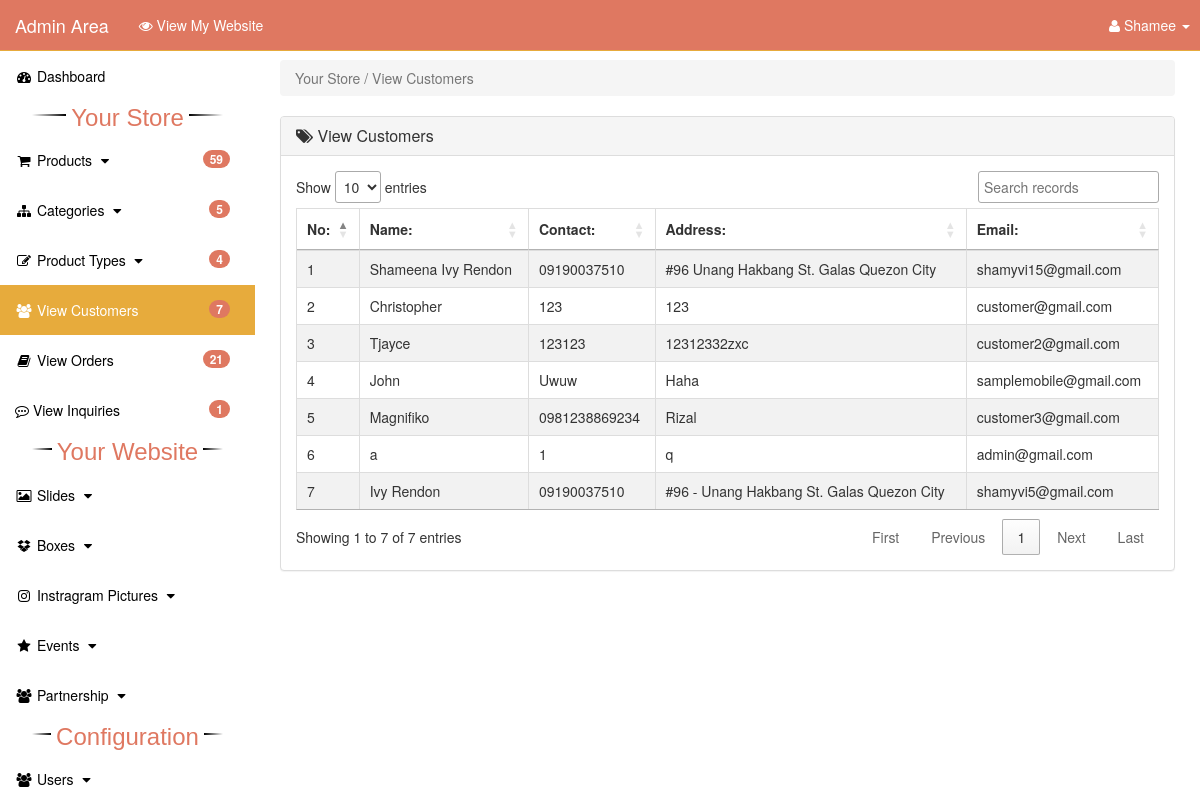
Screenshot of /admin_area/index.php?view_customers (signed in) with the database file from the repository.
### tables this page shows
CREATE TABLE `customers` (
  `customer_id` int(10) NOT NULL,
  `customer_u_id` bigint(20) NOT NULL,
  `customer_name` varchar(255) NOT NULL,
  `customer_img` text NOT NULL,
  `customer_contact` varchar(255) NOT NULL,
  `customer_address` varchar(255) NOT NULL,
  `customer_dateofbirth` date NOT NULL,
  `customer_email` varchar(255) NOT NULL,
  `customer_pass` varchar(255) NOT NULL,
  `customer_ip` varchar(100) NOT NULL
);

### admin_area/view_customers.php (the view, shortened to what this page needs)
<?php
    if(!isset($_SESSION['admin_email'])){
        echo "<script>window.open('login.php','_self')</script>";
    }else{
?>
<div class="row">
    <div class="col-lg-12">
        <ol class="breadcrumb">
            <li class="active">
                Your Store / View Customers
            </li>
        </ol>
    </div>
</div>
<div class="row">
    <div class="col-lg-12">
        <div class="panel panel-default">
            <div class="panel-heading">
               <h3 class="panel-title">
                   <i class="fa fa-tags"></i>  View Customers
               </h3>
            </div>
            <div class="panel-body">
                <div class="table-responsive">
                    <table id="datatableid" class="table table-striped table-bordered table-hover">
                        <thead>
                            <tr>
                                <th> No: </th>
                                <th> Name: </th>
                                <th> Contact: </th>
                                <th> Address: </th>
                                <th> Email: </th>
                            </tr>
                        </thead>
                        <tbody>
                            <?php
                                $i=0;
                                $get_c = "select * from customers";
                                $run_c = mysqli_query($con,$get_c);
                                while($row_c=mysqli_fetch_array($run_c)){
                                    $c_name = $row_c['customer_name'];
                                    $c_contact = $row_c['customer_contact'];
                                    $c_address = $row_c['customer_address'];
                                    $c_email = $row_c['customer_email'];
                                    $i++;
                            ?>
                            <tr>
                                <td> <?php echo $i; ?> </td>
                                <td> <?php echo $c_name; ?> </td>
                                <td> <?php echo $c_contact; ?> </td>
                                <td> <?php echo $c_address; ?></td>
                                <td> <?php echo $c_email; ?> </td>
                            </tr>
                            <?php } ?>
                        </tbody>
                    </table>
                </div>
            </div>
        </div>
    </div>
</div>
<?php } ?>

### admin_area/includes/sidebar.php (shortened to what this page needs)
<?php
    if(!isset($_SESSION['admin_email'])){
        echo "<script>window.open('login.php','_self')</script>";
    }else{
?>
<nav class="navbar navbar-inverse navbar-fixed-top">
    <div class="navbar-header">
        <a href="index.php?dashboard" class="navbar-brand">Admin Area</a>
        <a href="https://boxed-ph.hostingerapp.com/" target="_blank" class="navbar-brand" style="font-size: 1em;">
            <i class="fa fa-eye" ></i>  View My Website
        </a>
    </div>
    <ul class="nav navbar-right top-nav" style="padding-right: 10px;">
        <li class="dropdown">
            <a href="#" class="dropdown-toggle" data-toggle="dropdown">
                <i class="fa fa-user"></i> <?php echo $admin_name;  ?> <b class="caret"></b>
            </a>
        </li>
    </ul>
    <div class="collapse navbar-collapse navbar-ex1-collapse">
        <ul class="nav navbar-nav side-nav">
            <li class="<?php if($active=='Dashboard') echo"active"; ?>">
                <a href="index.php?dashboard">
                        <i class="fa fa-fw fa-dashboard"></i> Dashboard
                </a>
            </li>
            <div class="divider"><span></span><span>Your Store</span><span></span></div>
            <li class="<?php if($active=='Products') echo"active"; ?>">
                <a href="#" data-toggle="collapse" data-target="#products">
                        <i class="fa fa-fw fa-shopping-cart"></i> Products
                        <i class="fa fa-fw fa-caret-down"></i>
                        <span class="badge"><?php echo $count_products; ?></span>
                </a>
            </li>
            <li class="<?php if($active=='Categories') echo"active"; ?>">
                <a href="#" data-toggle="collapse" data-target="#cat">
                        <i class="fa fa-fw fa-sitemap"></i> Categories
                        <i class="fa fa-fw fa-caret-down"></i>
                        <span class="badge"><?php echo $count_categories; ?></span>
                </a>
            </li>
            <li class="<?php if($active=='Products_Categories') echo"active"; ?>">
                <a href="#" data-toggle="collapse" data-target="#p_cat">
                        <i class="fa fa-fw fa-edit"></i> Product Types
                        <i class="fa fa-fw fa-caret-down"></i>
                        <span class="badge"><?php echo $count_p_categories; ?></span>
                </a>
            </li>
            <li class="<?php if($active=='Customers') echo"active"; ?>">
                <a href="index.php?view_customers">
                    <i class="fa fa-fw fa-users"></i> View Customers
                    <span class="badge" style=""><?php echo $count_customers; ?></span>
                </a>
            </li>
            <li class="<?php if($active=='Orders') echo"active"; ?>">
                <a href="index.php?view_orders">
                    <i class="fa fa-fw fa-book"></i> View Orders
                    <span class="badge"><?php echo $count_pending_orders; ?></span>
                </a>
            </li>
            <li class="<?php if($active=='Payments') echo"active"; ?>">
                <a href="index.php?view_inquiries">
                    <i class="fa fa-commenting-o"></i> View Inquiries
                    <span class="badge"><?php echo $count_inquiries; ?></span>
                </a>
            </li>
            <div class="divider"><span></span><span>Your Website</span><span></span></div>
            <li class="<?php if($active=='Slides') echo"active"; ?>">
                <a href="#" data-toggle="collapse" data-target="#slides">
                        <i class="fa fa-fw fa-photo"></i> Slides
                        <i class="fa fa-fw fa-caret-down"></i>
                </a>
            </li>
            <li class="<?php if($active=='Boxes') echo"active"; ?>">
                <a href="#" data-toggle="collapse" data-target="#boxes">
                        <i class="fa fa-fw fa-dropbox"></i> Boxes
                        <i class="fa fa-fw fa-caret-down"></i>
                </a>
            </li>
            <li class="<?php if($active=='Instragram') echo"active"; ?>">
                <a href="#" data-toggle="collapse" data-target="#instagram">
                        <i class="fa fa-fw fa-instagram"></i> Instragram Pictures
                        <i class="fa fa-fw fa-caret-down"></i>
                </a>
            </li>
            <li class="<?php if($active=='Events') echo"active"; ?>">
                <a href="#" data-toggle="collapse" data-target="#manufacturer">
                        <i class="fa fa-fw fa-star"></i> Events
                        <i class="fa fa-fw fa-caret-down"></i>
                </a>
            </li>
            <li class="<?php if($active=='Partnership') echo"active"; ?>">
                <a href="#" data-toggle="collapse" data-target="#partnership">
                        <i class="fa fa-fw fa-users"></i> Partnership
                        <i class="fa fa-fw fa-caret-down"></i>
                </a>
            </li>
            <div class="divider"><span></span><span>Configuration</span><span></span></div>
            <li class="<?php if($active=='Users') echo"active"; ?>">
                <a href="#" data-toggle="collapse" data-target="#users">
                        <i class="fa fa-fw fa-users"></i> Users
                        <i class="fa fa-fw fa-caret-down"></i>
                </a>
            </li>
        </ul>
    </div>
</nav>
<?php } ?>

### admin_area/css/style.css (style rules this page uses)
body { margin-top: 100px; }
@media (min-width: 768px) { body { margin-top: 50px; } }
.top-nav { 0 15px; }
.top-nav>li { float: left; display: inline-block; }
.top-nav>li>a { color: white; line-height: 20px; padding-top: 15px; padding-bottom: 15px; }
@media (min-width: 768px) { .side-nav { position: fixed; top: 51px; bottom: 0; width: 255px; overflow-y: auto; overflow-x: hidden; background-color: #ffffff; padding-bottom: 40px; border-radius: 0; } }
@media (min-width: 768px) { .side-nav>li>a { width: 255px; } }
.panel-body { border-radius: 5px; }

### admin_area/includes/sidebar.php (style rules this page uses)
.divider { display: table; font-size: 24px; text-align: center; font-family: arial; width: 75%; margin: auto; }
.divider span { display: table-cell; position: relative; }
.divider span:first-child, .divider span:last-child { width: 50%; top: 13px; -moz-background-size: 100% 2px; background-size: 100% 2px; background-position: 0 0, 0 100%; background-repeat: no-repeat; }
.divider span:first-child { background-image: -webkit-gradient(linear, 0 0, 0 100%, from(transparent), to(#000)); background-image: -webkit-linear-gradient(180deg, transparent, #000); background-image: -moz-linear-gradient(180deg, transparent, #000); background-image: -o-linear-gradient(180deg, transparent, #000); background-image: linear-gradient(90deg, transparent, #000); }
.divider span:nth-child(2) { color: #DF7861; font-family: arial; padding: 0px 5px; width: auto; white-space: nowrap; }
.divider span:last-child { background-image: -webkit-gradient(linear, 0 0, 0 100%, from(#000), to(transparent)); background-image: -webkit-linear-gradient(180deg, #000, transparent); background-image: -moz-linear-gradient(180deg, #000, transparent); background-image: -o-linear-gradient(180deg, #000, transparent); background-image: linear-gradient(90deg, #000, transparent); }
.badge { text-align: right; float: right; margin-right: 10px; }

### rows the page displays
customers: customer_name "Shameena Ivy Rendon", customer_contact "09190037510", customer_address "#96 Unang Hakbang St. Galas Quezon City", customer_email "shamyvi15@gmail.com"
customers: customer_name "Christopher", customer_contact "123", customer_address "123", customer_email "customer@gmail.com"
customers: customer_name "Tjayce", customer_contact "123123", customer_address "12312332zxc", customer_email "customer2@gmail.com"
customers: customer_name "John", customer_contact "Uwuw", customer_address "Haha", customer_email "samplemobile@gmail.com"
customers: customer_name "Magnifiko", customer_contact "0981238869234", customer_address "Rizal", customer_email "customer3@gmail.com"
customers: customer_name "a", customer_contact "1", customer_address "q", customer_email "admin@gmail.com"
customers: customer_name "Ivy Rendon", customer_contact "09190037510", customer_address "#96 - Unang Hakbang St. Galas Quezon City", customer_email "shamyvi5@gmail.com"

### other values shown
$admin_name "Shamee"
$count_products "59"
$count_categories "5"
$count_p_categories "4"
$count_customers "7"
$count_pending_orders "21"
$count_inquiries "1"
